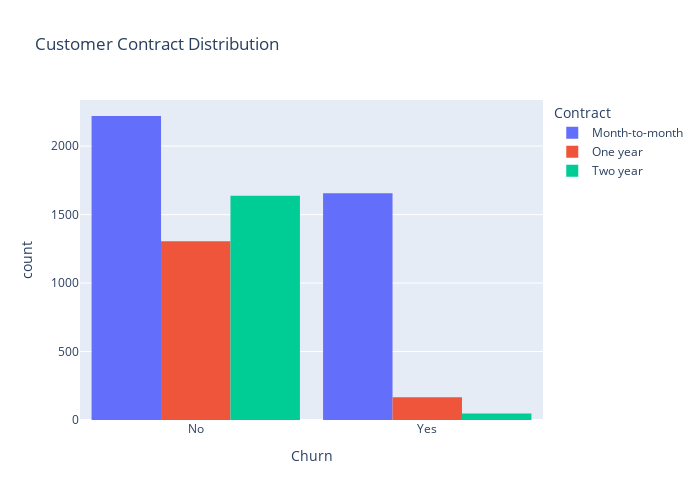

Source (notebook cell):
### Code cell
fig = px.histogram(df, x="Churn", color="Contract", barmode="group",
                   title="Customer Contract Distribution")

fig.update_layout(width=700, height=500, bargap=0.1)
fig.show()

### Figure 1 — Plotly figure (JSON) as saved in the notebook; plotly's stock layout.template omitted (floating-point values rounded to 4 significant figures; data arrays with more than 128 entries replaced by an {"elided": "..."} marker saying what was removed)
{"data": [{"alignmentgroup": "True", "bingroup": "x", "hovertemplate": "Contract=Month-to-month<br>Churn=%{x}<br>count=%{y}<extra></extra>", "legendgroup": "Month-to-month", "marker": {"color": "#636efa", "pattern": {"shape": ""}}, "name": "Month-to-month", "offsetgroup": "Month-to-month", "orientation": "v", "showlegend": true, "type": "histogram", "x": {"elided": "3875 str values"}, "xaxis": "x", "yaxis": "y"}, {"alignmentgroup": "True", "bingroup": "x", "hovertemplate": "Contract=One year<br>Churn=%{x}<br>count=%{y}<extra></extra>", "legendgroup": "One year", "marker": {"color": "#EF553B", "pattern": {"shape": ""}}, "name": "One year", "offsetgroup": "One year", "orientation": "v", "showlegend": true, "type": "histogram", "x": {"elided": "1472 str values"}, "xaxis": "x", "yaxis": "y"}, {"alignmentgroup": "True", "bingroup": "x", "hovertemplate": "Contract=Two year<br>Churn=%{x}<br>count=%{y}<extra></extra>", "legendgroup": "Two year", "marker": {"color": "#00cc96", "pattern": {"shape": ""}}, "name": "Two year", "offsetgroup": "Two year", "orientation": "v", "showlegend": true, "type": "histogram", "x": {"elided": "1685 str values"}, "xaxis": "x", "yaxis": "y"}], "layout": {"bargap": 0.1, "barmode": "group", "height": 500, "legend": {"title": {"text": "Contract"}, "tracegroupgap": 0}, "title": {"text": "Customer Contract Distribution"}, "width": 700, "xaxis": {"anchor": "y", "domain": [0, 1], "title": {"text": "Churn"}}, "yaxis": {"anchor": "x", "domain": [0, 1], "title": {"text": "count"}}}}
